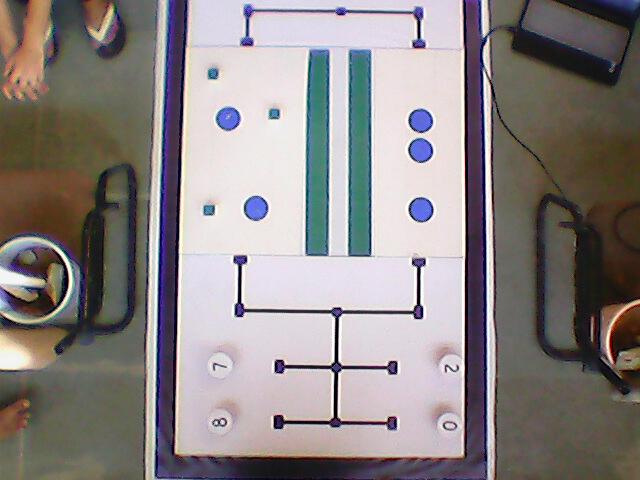
#> input picture EXPERIMENTATION/JustForFun/19.jpg, 640 x 480 px
$ python shapematch.py   (Python 2 division)
#> lines starting #> are read from the running program, lines starting #| are printed output that depends on the picture; after the words box and inside, x2 and y2 are one past the last pixel; in counts of white or black regions, pixels touching at a corner belong together; pictures that were not available may be replaced by others from this repository, and a replacement may not be noted
# -*- coding: utf-8 -*-
import numpy as np
import cv2
import sys

def nothing(*arg):
        pass

cv2.namedWindow('COLOR')
cv2.createTrackbar('THRESH-1', 'COLOR', 0, 255, nothing)
#> slider 'THRESH-1' is set to 85
cv2.createTrackbar('THRESH-2', 'COLOR', 0, 255, nothing)
#> slider 'THRESH-2' is set to 85
cv2.createTrackbar('THRESH-3', 'COLOR', 0, 255, nothing)
#> slider 'THRESH-3' is set to 85
cv2.createTrackbar('THRESH-4', 'COLOR', 0, 255, nothing)
#> slider 'THRESH-4' is set to 85
cv2.createTrackbar('THRESH-5', 'COLOR', 0, 255, nothing)
#> slider 'THRESH-5' is set to 85
cv2.createTrackbar('M1', 'COLOR', 1, 10, nothing)
cv2.createTrackbar('M2', 'COLOR', 1, 10, nothing)

img = cv2.imread('19.jpg')
#> img is the input picture: shape (480, 640, 3); mean B, G, R 132.1, 132.6, 139.1
img7 = cv2.imread('1.3.jpg')
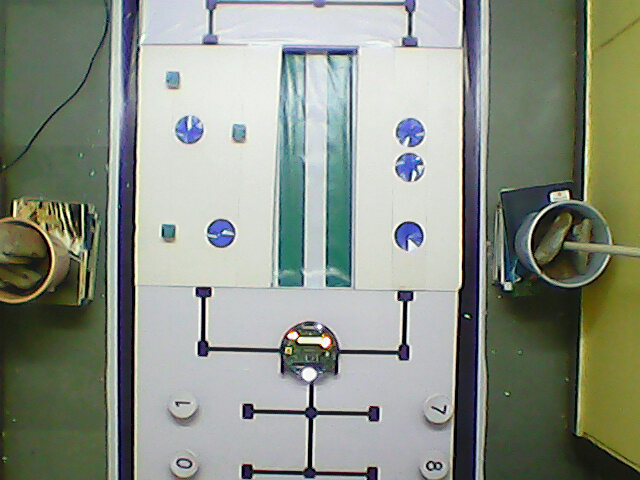
#> input picture EXPERIMENTATION/JustForFun/1.jpg, 640 x 480 px, given in place of 1.3.jpg, which was not available
#> img7 is the input picture: shape (480, 640, 3); mean B, G, R 133.2, 145.5, 138.5

############################# testing part  #########################


while True:

        gray = cv2.cvtColor(img,cv2.COLOR_BGR2GRAY)
        gray1 = cv2.cvtColor(img7,cv2.COLOR_BGR2GRAY)

        th1 = cv2.getTrackbarPos('THRESH-1', 'COLOR')
        th2 = cv2.getTrackbarPos('THRESH-2', 'COLOR')
        th3 = cv2.getTrackbarPos('THRESH-3', 'COLOR')
        th4 = cv2.getTrackbarPos('THRESH-4', 'COLOR')
        th5 = cv2.getTrackbarPos('THRESH-5', 'COLOR')

        M1 = cv2.getTrackbarPos('M1', 'COLOR')
        M2 = cv2.getTrackbarPos('M2', 'COLOR')

        ret,thresh1 = cv2.threshold(gray,th1,255,cv2.THRESH_BINARY)
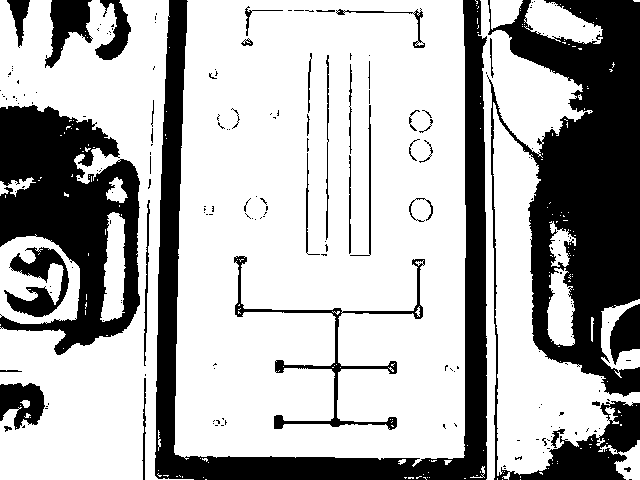
#> thresh1: shape (480, 640); 68.8% white; 201 black regions (162 under 20 px), largest, box (x1, y1, x2, y2) and area: (487, 0, 640, 480) 37217, (155, 0, 487, 480) 25086, (0, 105, 140, 355) 19717
#> ret = 85
        ret,thresh1_1 = cv2.threshold(gray1,th1,255,cv2.THRESH_BINARY)
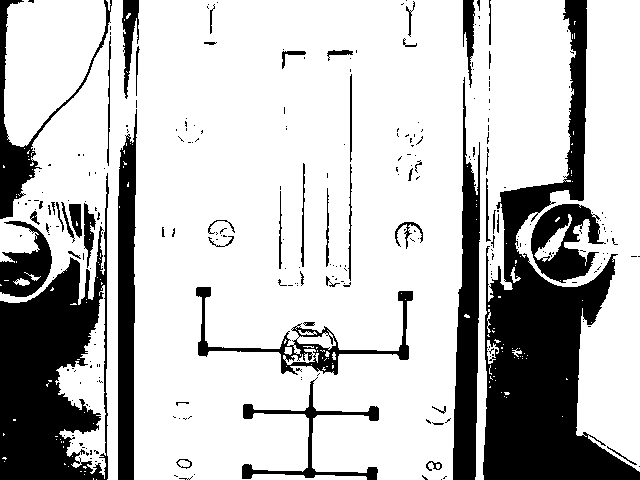
#> thresh1_1: shape (480, 640); 75.6% white; 277 black regions (222 under 20 px), largest, box (x1, y1, x2, y2) and area: (483, 0, 640, 480) 26954, (0, 173, 109, 480) 16918, (453, 77, 480, 480) 6404

        ret,thresh2 = cv2.threshold(gray,th2,255,cv2.THRESH_BINARY_INV)
#> thresh2: shape (480, 640); 31.2% white; 201 white regions (162 under 20 px)
        ret,thresh3 = cv2.threshold(gray,th3,255,cv2.THRESH_TRUNC)
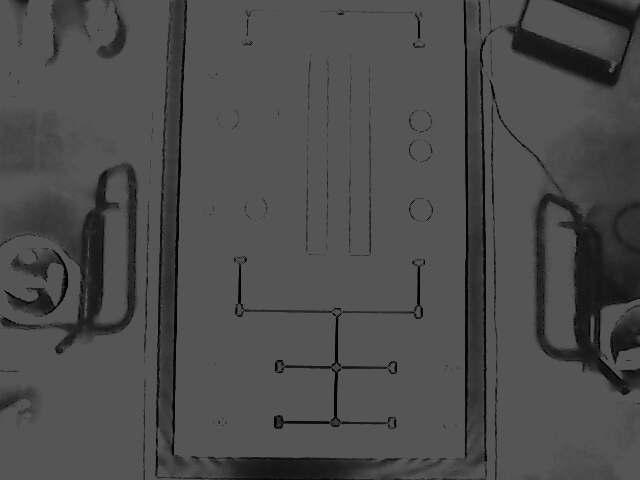
#> thresh3: shape (480, 640); min 0, max 85, mean 75.8
        ret,thresh4 = cv2.threshold(gray,th4,255,cv2.THRESH_TOZERO)
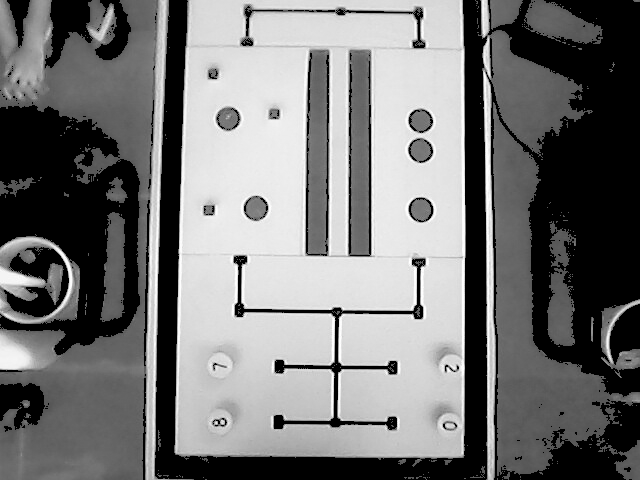
#> thresh4: shape (480, 640); min 0, max 255, mean 117.2
        ret,thresh5 = cv2.threshold(gray,th5,255,cv2.THRESH_TOZERO_INV)
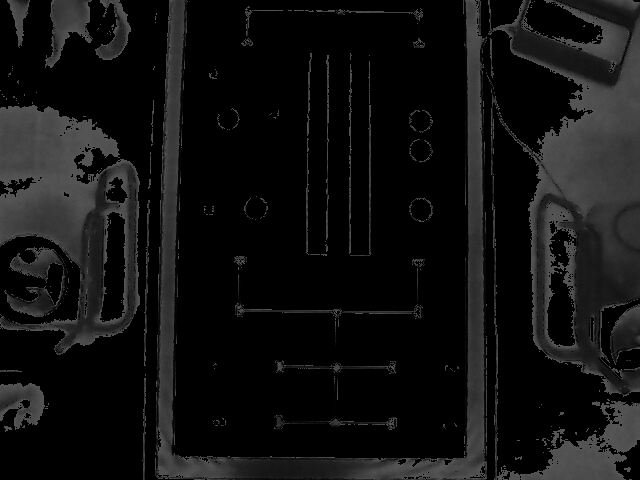
#> thresh5: shape (480, 640); min 0, max 85, mean 17.3

        # [6 lines of commented-out code are left out]


        kernel = cv2.getStructuringElement(cv2.MORPH_ELLIPSE, (M1,M2))

        erosion = cv2.erode(thresh1,kernel,iterations = 1)
        erosion_1 = cv2.erode(thresh1_1,kernel,iterations = 1)

        dilation = cv2.dilate(thresh1, kernel, iterations = 1)
        dilation_1 = cv2.dilate(thresh1_1, kernel, iterations = 1)


        opening = cv2.dilate(erosion, kernel, iterations = 1)
        opening_1 = cv2.dilate(erosion_1, kernel, iterations = 1)

        closing = cv2.erode(dilation, kernel, iterations = 1)
        closing_1 = cv2.erode(dilation_1, kernel, iterations = 1)

       # [13 lines of commented-out code are left out]


        """res = cv2.matchTemplate(erosion,template,cv2.TM_CCOEFF_NORMED)
        threshold = 0.8
        loc = np.where( res >= threshold)
        for pt in zip(*loc[::-1]):
            cv2.rectangle(img, pt, (pt[0] + w, pt[1] + h), (0,0,255), 2)
        cv2.imshow('res.png',img)

        """

        """
        contours, heirs = cv2.findContours( thresh5.copy(), cv2.RETR_CCOMP, cv2.CHAIN_APPROX_SIMPLE)

        for cnt in contours:
            if cv2.contourArea(cnt)>50:
                [x,y,w,h] = cv2.boundingRect(cnt)
                if  h>28:
                    cv2.rectangle(img,(x,y),(x+w,y+h),(0,255,0),2)
                    roi = thresh5[y:y+h,x:x+w]
                    roismall = cv2.resize(roi,(10,10))
                    roismall = roismall.reshape((1,100))
                    roismall = np.float32(roismall)
                    retval, results, neigh_resp, dists = model.find_nearest(roismall, k = 1)
                    string = str(int((results[0][0])))
                    cv2.putText(out,string,(x,y+h),0,1,(0,255,0))

        cv2.imshow('im',img)
        cv2.imshow('out',out)
        """

        contours,hierarchy = cv2.findContours(erosion,2,1)
#> contours = 563 contours, 497 with area under 20; largest, box (x1, y1, x2, y2) and area: (174, 0, 466, 467) 129728, (0, 0, 194, 480) 42356, (493, 102, 640, 480) 18402, (478, 0, 593, 480) 9116, (0, 234, 80, 324) 5974
        contours1,hierarchy = cv2.findContours(gray1,2,1)
#> contours1 = 253 contours, 251 with area under 20; largest, box (x1, y1, x2, y2) and area: (0, 0, 640, 480) 306081, (309, 443, 313, 456) 26
        print len(contours1)
#| 253
        cv2.drawContours(img7,contours1,-1,(0,255,0),3)
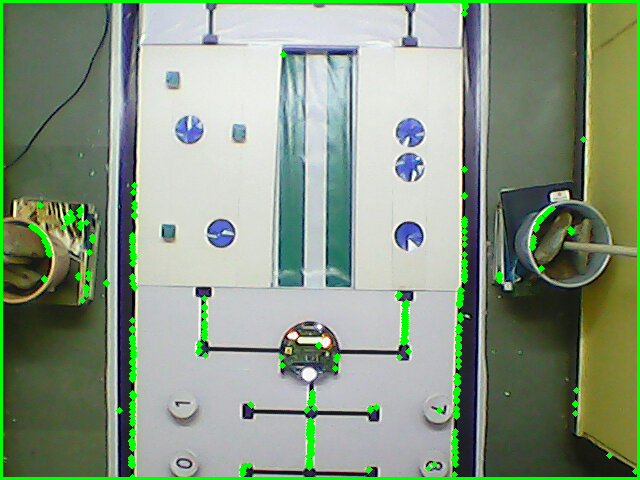
#> img7: shape (480, 640, 3); mean B, G, R 130.1, 152, 135
        cv2.imshow('contours', img7)
        #ret = cv2.matchShapes(cnt1,cnt2,1,0.0)
        #print ret


        ch = cv2.waitKey(5)
#> (key Esc is pressed here)
        if ch == 27:
            break
cv2.destroyAllWindows()
